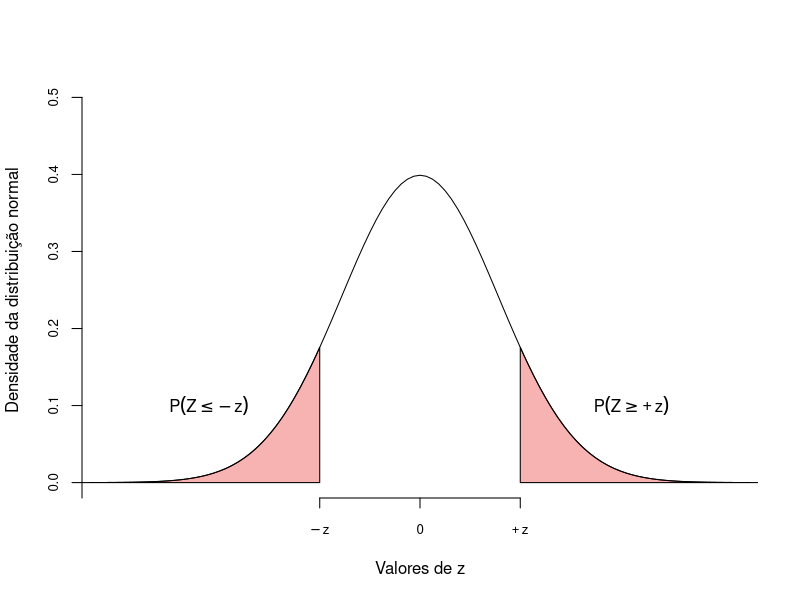
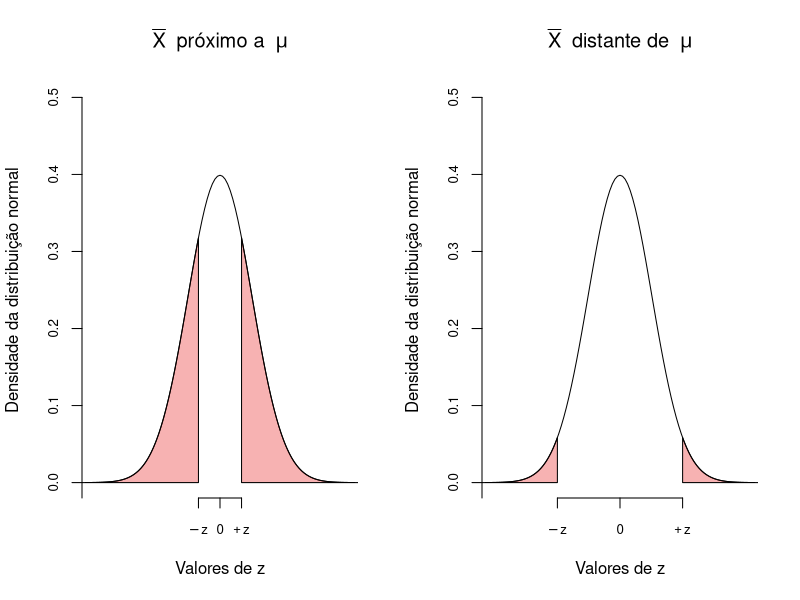
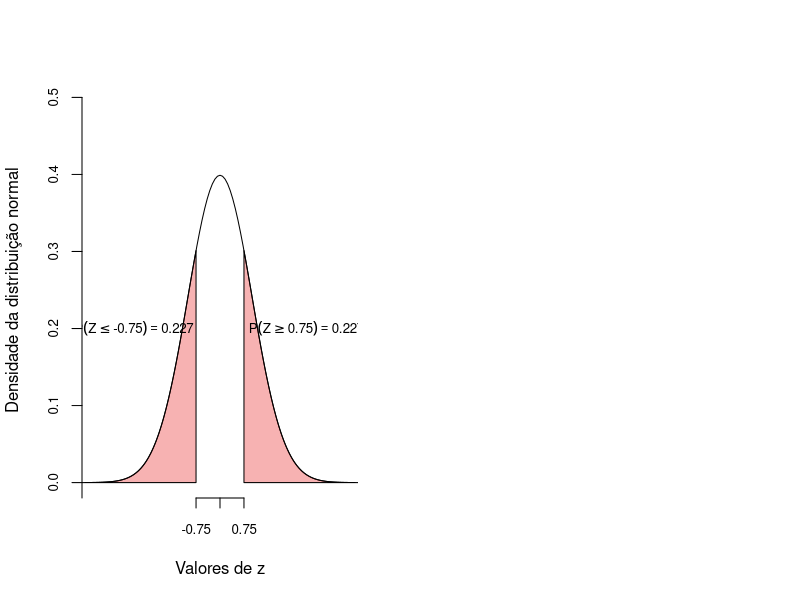
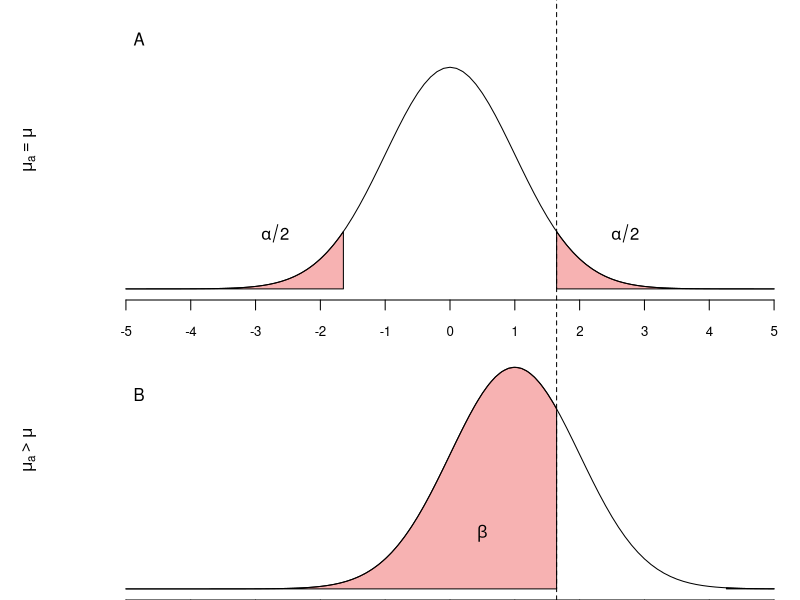
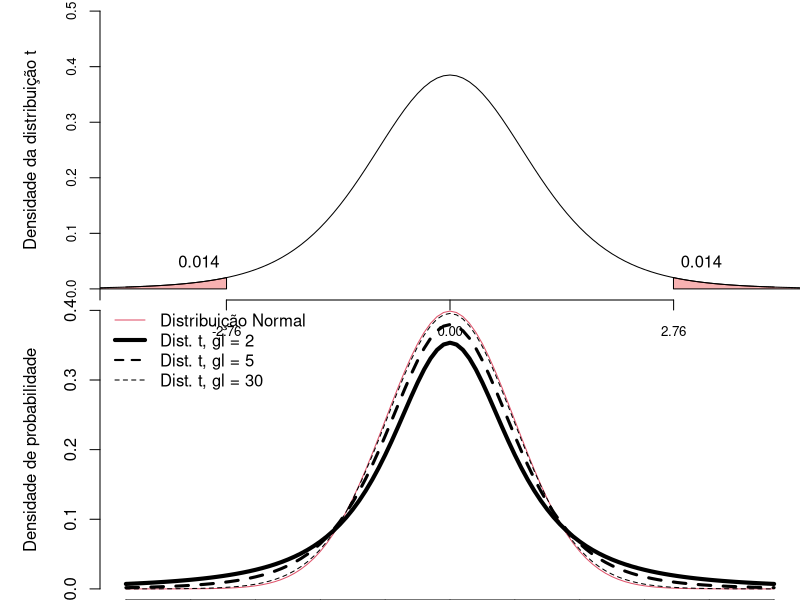

Reproduce these figures in R, in order.
## ---- chunk 1
#knitr::opts_chunk$set(echo = FALSE, include = FALSE)
## ---- chunk 2
# INSERIR distribuição normal
## ---- chunk 3
qr = qnorm(p = c(0.10, 0.90))
dqr = dnorm(x = qr)


qrc1 = c(seq(-5, qr[1], l = 100), seq(qr[1],-5, l = 100))
dqrc1 = c(rep(0,100), dnorm(x = seq(qr[1],-5, l = 100)))

qrc2 = c(seq(5, qr[2], l = 100), seq(qr[2],5, l = 100))
dqrc2 = c(rep(0,100), dnorm(x = seq(qr[2],5, l = 100)))

pqr = pnorm(q = qr)
perc = diff(pqr) * 100

eixox = expression(-z, 0, +z)

curve(expr = dnorm(x, 0,1), from = -4, to = 4, 
      ylab = "Densidade da distribuição normal",
      xlab = "Valores de z", ylim = c(0, 0.5), axes = F)
axis(1, at = c(qr[1],0,qr[2]), labels = eixox, cex.axis = 0.8)
axis(2, at = seq(-1, 0.5, by = 0.1), cex.axis = 0.8)
polygon(x = qrc1, y = dqrc1, col = rgb(red = 0.9, 0,0, alpha = 0.3))  
polygon(x = qrc2, y = dqrc2, col = rgb(red = 0.9, 0,0, alpha = 0.3))  
segments(x0 = qr[1], x1 = qr[7], y0 = 0.65, y1 = 0.65, lwd = 2)
text(y = c(0.1), x = c(-2.7), labels = bquote(P(Z <= -z)))
text(y = c(0.1), x = c(2.7), labels = bquote(P(Z >= +z)))

## ---- chunk 4
qr_a = qnorm(p = c(0.25, 0.75))
dqr_a = dnorm(x = qr_a)

qrc1_a = c(seq(-5, qr_a[1], l = 100), seq(qr_a[1],-5, l = 100))
dqrc1_a = c(rep(0,100), dnorm(x = seq(qr_a[1],-5, l = 100)))

qrc2_a = c(seq(5, qr_a[2], l = 100), seq(qr_a[2],5, l = 100))
dqrc2_a = c(rep(0,100), dnorm(x = seq(qr_a[2],5, l = 100)))

pqr_a = pnorm(q = qr_a)
perc_a= diff(pqr_a) * 100

eixox_a = expression(-z, 0, +z)
#_______________________
qr_b = qnorm(p = c(0.025, 0.975))
dqr_b = dnorm(x = qr_b)

qrc1_b = c(seq(-5, qr_b[1], l = 100), seq(qr_b[1],-5, l = 100))
dqrc1_b = c(rep(0,100), dnorm(x = seq(qr_b[1],-5, l = 100)))

qrc2_b = c(seq(5, qr_b[2], l = 100), seq(qr_b[2],5, l = 100))
dqrc2_b = c(rep(0,100), dnorm(x = seq(qr_b[2],5, l = 100)))

pqr_b = pnorm(q = qr_b)
perc_b= diff(pqr_b) * 100

eixox_b = expression(-z, 0, +z)

layout(matrix(1:2, nc = 2))
curve(expr = dnorm(x, 0,1), from = -4, to = 4, 
      ylab = "Densidade da distribuição normal",
      xlab = "Valores de z", ylim = c(0, 0.5), axes = F,
      main = bquote(bar(X) ~ " próximo a " ~ mu))
axis(1, at = c(qr_a[1],0,qr_a[2]), labels = eixox_a, cex.axis = 0.8)
axis(2, at = seq(-1, 0.5, by = 0.1), cex.axis = 0.8)
polygon(x = qrc1_a, y = dqrc1_a, col = rgb(red = 0.9, 0,0, alpha = 0.3))  
polygon(x = qrc2_a, y = dqrc2_a, col = rgb(red = 0.9, 0,0, alpha = 0.3))  
segments(x0 = qr_a[1], x1 = qr_a[7], y0 = 0.65, y1 = 0.65, lwd = 2)

curve(expr = dnorm(x, 0,1), from = -4, to = 4, 
      ylab = "Densidade da distribuição normal",
      xlab = "Valores de z", ylim = c(0, 0.5), axes = F,
      main = bquote(bar(X) ~ " distante de " ~ mu))
axis(1, at = c(qr_b[1],0,qr_b[2]), labels = eixox_a, cex.axis = 0.8)
axis(2, at = seq(-1, 0.5, by = 0.1), cex.axis = 0.8)
polygon(x = qrc1_b, y = dqrc1_b, col = rgb(red = 0.9, 0,0, alpha = 0.3))  
polygon(x = qrc2_b, y = dqrc2_b, col = rgb(red = 0.9, 0,0, alpha = 0.3))  
segments(x0 = qr_b[1], x1 = qr_b[7], y0 = 0.65, y1 = 0.65, lwd = 2)


## ---- chunk 5
set.seed(32)
n = 15
mu = 65
dp = 9
ep = dp/sqrt(n)
BM  = round(rnorm(n = n, mean = mu, sd = dp),0)
z = (mean(BM) - mu)/ep
## ---- chunk 6
z = round(z,2)
if(mean(BM) >= mu) {
    qr = c(-z,z)
}else {qr = c(z,-z)}
dqr = dnorm(x = qr)

qrc1 = c(seq(-5, qr[1], l = 100), seq(qr[1],-5, l = 100))
dqrc1 = c(rep(0,100), dnorm(x = seq(qr[1],-5, l = 100)))

qrc2 = c(seq(5, qr[2], l = 100), seq(qr[2],5, l = 100))
dqrc2 = c(rep(0,100), dnorm(x = seq(qr[2],5, l = 100)))

pqr = pnorm(q = qr)
perc = diff(pqr) * 100


curve(expr = dnorm(x, 0,1), from = -4, to = 4, 
      ylab = "Densidade da distribuição normal",
      xlab = "Valores de z", ylim = c(0, 0.5), axes = F)
axis(1, at = c(qr[1],0,qr[2]), cex.axis = 0.8)
axis(2, at = seq(-1, 0.5, by = 0.1), cex.axis = 0.8)
polygon(x = qrc1, y = dqrc1, col = rgb(red = 0.9, 0,0, alpha = 0.3))  
polygon(x = qrc2, y = dqrc2, col = rgb(red = 0.9, 0,0, alpha = 0.3))  
segments(x0 = qr[1], x1 = qr[7], y0 = 0.65, y1 = 0.65, lwd = 2)
text(y = c(0.2), x = c(-2.7), labels = bquote(P(Z <= .(-z)) == .(round(pnorm(-z),3))), cex = 0.8)
text(y = c(0.2), x = c(2.7), labels = bquote(P(Z >= .(z)) == .(round(pnorm(z, lower.tail = F),3))), cex = 0.8)

## ---- chunk 7
X <- c(65, 73, 56, 71, 69, 69, 68, 59, 73, 68, 69, 64, 67, 64, 66)
Xm <- mean(X)
pnorm(q = Xm, mean = 65, sd = 9/sqrt(15), lower.tail = FALSE) * 2
## ---- chunk 8
qr_a = qnorm(p = c(0.05, 0.95))
dqr_a = dnorm(x = qr_a)

qrc1_a = c(seq(-5, qr_a[1], l = 100), seq(qr_a[1],-5, l = 100))
dqrc1_a = c(rep(0,100), dnorm(x = seq(qr_a[1],-5, l = 100)))

qrc2_a = c(seq(5, qr_a[2], l = 100), seq(qr_a[2],5, l = 100))
dqrc2_a = c(rep(0,100), dnorm(x = seq(qr_a[2],5, l = 100)))

pqr_a = pnorm(q = qr_a)
perc_a= diff(pqr_a) * 100

#_______________________
ma = 1
qr_b = qnorm(p = c(0.95, 0.99999), mean = 0)
dqr_b = dnorm(x = qr_b, mean = ma)

qrc1_b = c(seq(-5, qr_b[1], l = 100), seq(qr_b[1],-5, l = 100))
dqrc1_b = c(rep(0,100), dnorm(x = seq(qr_b[1],-5, l = 100), mean = ma))

qrc2_b = c(seq(5, qr_b[2], l = 100), seq(qr_b[2],5, l = 100))
dqrc2_b = c(rep(0,100), dnorm(x = seq(qr_b[2],5, l = 100), mean = ma))

pqr_b = pnorm(q = qr_b, mean = ma)
perc_b= diff(pqr_b) * 100

layout(matrix(1:2, nr = 2))
par(mai = c(0,1,0,0))
curve(expr = dnorm(x, 0,1), from = -5, to = 5, 
      ylab = bquote(mu[a] == mu),
      xlab = "Valores de z", ylim = c(0, 0.5), xlim = c(-5,5), axes = F)
axis(1, at = seq(-5,5,by = 1), cex.axis = 0.8)
#axis(2, at = seq(-1, 0.5, by = 0.1), cex.axis = 0.8)
polygon(x = qrc1_a, y = dqrc1_a, col = rgb(red = 0.9, 0,0, alpha = 0.3))  
polygon(x = qrc2_a, y = dqrc2_a, col = rgb(red = 0.9, 0,0, alpha = 0.3))  
segments(x0 = qr_a[1], x1 = qr_a[7], y0 = 0.65, y1 = 0.65, lwd = 2)
text(y = c(0.1), x = c(-2.7), labels = bquote(alpha/2),font = 3)
text(y = c(0.1), x = c(2.7), labels = bquote(alpha/2),font = 3)
abline(v = qr_a[2], lty = 2)
text(y = 0.45, x = -4.8, label = "A")

curve(expr = dnorm(x, ma,1), from = -5, to = 5, 
      ylab = bquote(mu[a] > mu),
      xlab = "Valores de z", ylim = c(0, 0.5), xlim = c(-5,5), axes = F)
axis(1, at = seq(-5,5,by = 1), cex.axis = 0.8)
#axis(2, at = seq(-1, 0.5, by = 0.1), cex.axis = 0.8)
polygon(x = qrc1_b, y = dqrc1_b, col = rgb(red = 0.9, 0,0, alpha = 0.3))  
polygon(x = qrc2_b, y = dqrc2_b, col = rgb(red = 0.9, 0,0, alpha = 0.3))  
segments(x0 = qr_b[1], x1 = qr_b[7], y0 = 0.65, y1 = 0.65, lwd = 2)
text(y = c(0.1), x = c(0.5), labels = bquote(beta), font = 3)
#text(y = c(0.1), x = c(2.7), labels = bquote(P(Z >= +z)))
abline(v = qr_b[1], lty = 2)
text(y = 0.35, x = -4.8, label = "B")
## ---- chunk 9
mo = 4.8
X = c(5.1 , 5.0 , 4.8 , 5.0 , 5.0 , 4.9 , 4.9 , 4.7)
n = length(X)
ep = sd(X)/sqrt(n)
tc = (mean(X) - mo)/ep
tR <- t.test(X, mu = 4.8)
valort <- tR$statistic
df <- tR$parameter
pv <- tR$p.value
ic <- tR$conf.int
tRmedio <- tR$estimate
## ---- chunk 10
qr = c(-tc, tc)
dqr = dt(x = qr, df = n-1)


qrc1 = c(seq(-5, qr[1], l = 100), seq(qr[1],-5, l = 100))
dqrc1 = c(rep(0,100), dt(x = seq(qr[1],-5, l = 100), df = n-1))

qrc2 = c(seq(5, qr[2], l = 100), seq(qr[2],5, l = 100))
dqrc2 = c(rep(0,100), dt(x = seq(qr[2],5, l = 100), df = n-1))

pqr = pt(q = qr, df = n-1)
perc = diff(pqr, df = n-1) * 100

#eixox = bquote(.(-tc), 0, .(+tc))

curve(expr = dt(x, 0, df = n-1), from = -4, to = 4, 
      ylab = "Densidade da distribuição t",
      xlab = "Valores de t", ylim = c(0, 0.5), axes = F)
axis(1, at = round(c(qr[1],0,qr[2]),2), cex.axis = 0.8)
axis(2, at = seq(-1, 0.5, by = 0.1), cex.axis = 0.8)
polygon(x = qrc1, y = dqrc1, col = rgb(red = 0.9, 0,0, alpha = 0.3))  
polygon(x = qrc2, y = dqrc2, col = rgb(red = 0.9, 0,0, alpha = 0.3))  
segments(x0 = qr[1], x1 = qr[7], y0 = 0.65, y1 = 0.65, lwd = 2)
text(y = c(0.05), x = c(-3.1), labels = bquote(.(round(pt(-tc, df = n-1),3))))
text(y = c(0.05), x = c(3.1), labels = bquote(.(round(pt(tc, df = n-1, lower.tail = F),3))))

## ---- chunk 11
t.test(X, mu = 4.8)
## ---- chunk 12
v = c(2, 5, 30)
curve(dnorm(x), from = -5, to = 5, axes = F, ylab = "Densidade de probabilidade", col = 2, xlab = "")
axis(1, at = -5:5)
axis(2, at = NULL)
curve(dt(x, df = v[1]), lty = 1, lwd = 4, add = T)
curve(dt(x, df = v[2]), lty = 2, lwd = 3, add = T)
curve(dt(x, df = v[3]), lty = 2, lwd = 1, add = T)

legend(x = "topleft", legend = c("Distribuição Normal",paste("Dist. t, gl = ",v, sep = '')), lty = c(1,1,2,2), lwd = c(1,4,2,1), bty = "n", col = c(2,1,1,1))


## ---- chunk 13
rm(list = ls())
